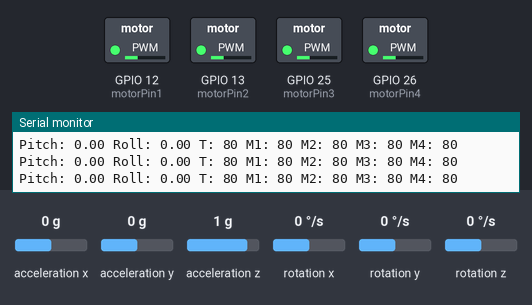
The sketch below on a simulated ESP32. Parts: switched loads named in the sketch (green lamp = pin HIGH), the last lines printed to the serial monitor. The inputs (shaded band) are chosen by the test bench; at power-on: acceleration x 0 g, acceleration z 1 g, acceleration y 0 g, rotation x 0 °/s, rotation y 0 °/s, rotation z 0 °/s. No radio packets arrive unless stated.

Above: at 1.2 s.
1.3 s: acceleration x set to -1.4 g
At 1.8 s:
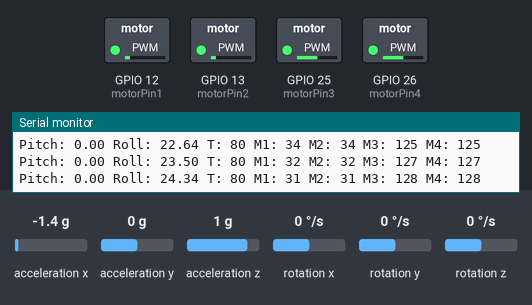
4.3 s: acceleration z set to -0.8 g
7.3 s: acceleration y set to -0.8 g
At 10.12 s:
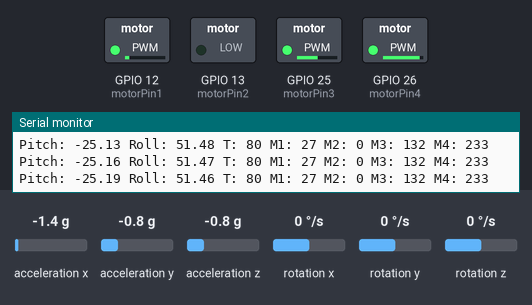
10.3 s: rotation x set to -192 °/s
At 12.9 s:
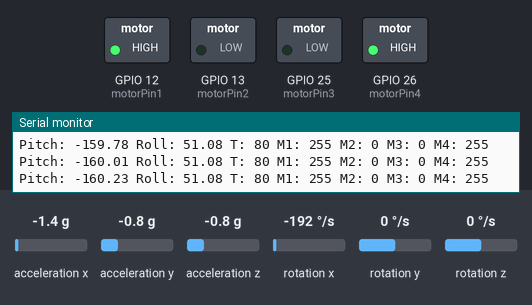
13.3 s: rotation y set to 192 °/s
At 13.95 s:
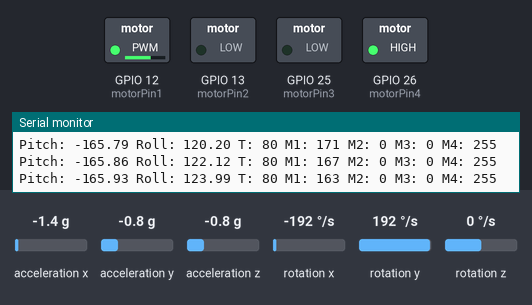
Timing chart, 0 to 17.3 s (numbered marks = the images above; inputs shaded):
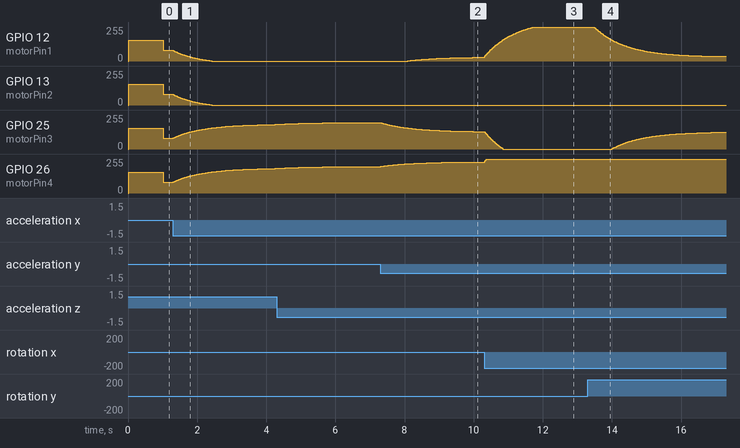

The sketch:

I.ino
```cpp
#include <Wire.h>
#include <MPU6050.h>
#include <SPI.h>
#include <LoRa.h>

// ==== LoRa config ====
#define SS    5
#define RST   14
#define DIO0  15

// ==== Motor PWM pins ====
int motorPin1 = 12;
int motorPin2 = 13;  // Sửa từ 14 -> 13 để tránh xung đột RST LoRa
int motorPin3 = 25;
int motorPin4 = 26;

// ==== MPU6050 ====
MPU6050 mpu;

// PID Parameters
float Kp_pitch = 2.0, Ki_pitch = 0.0, Kd_pitch = 0.0;
float Kp_roll = 2.0, Ki_roll = 0.0, Kd_roll = 0.0;
float previousErrorPitch = 0, integralPitch = 0;
float previousErrorRoll = 0, integralRoll = 0;

// Kalman Filter
float kalmanPitch = 0, kalmanRoll = 0;
float uncertaintyPitch = 2, uncertaintyRoll = 2;
float t = 0.02;  // 20ms loop

// IMU raw data
int16_t ax, ay, az, gx, gy, gz;
float pitch, roll;

// Joystick values (updated from LoRa)
int joy1Y = 2048, joy1X = 2048, joy2Y = 2048, joy2X = 2048;

// Motor speeds
int motorSpeed1, motorSpeed2, motorSpeed3, motorSpeed4;

unsigned long lastPacketTime = 0;

void setup() {
  Serial.begin(115200);
  Wire.begin();
  mpu.initialize();

  if (!mpu.testConnection()) {
    Serial.println("❌ MPU6050 failed!");
    while (1);
  }

  // PWM setup
  ledcSetup(0, 1000, 8); ledcAttachPin(motorPin1, 0);
  ledcSetup(1, 1000, 8); ledcAttachPin(motorPin2, 1);
  ledcSetup(2, 1000, 8); ledcAttachPin(motorPin3, 2);
  ledcSetup(3, 1000, 8); ledcAttachPin(motorPin4, 3);

  // LoRa init
  LoRa.setPins(SS, RST, DIO0);
  if (!LoRa.begin(433E6)) {
    Serial.println("❌ LoRa failed!");
    while (1);
  }
  Serial.println("✅ LoRa ready");
}

void kalman_1d(float& state, float& uncertainty, float rate, float measurement) {
  state += t * rate;
  uncertainty += t * t * 16;
  float gain = uncertainty / (uncertainty + 9);
  state += gain * (measurement - state);
  uncertainty *= (1 - gain);
}

String getValue(String data, String key) {
  int start = data.indexOf(key + ":");
  if (start == -1) return "";
  start += key.length() + 1;
  int end = data.indexOf(" ", start);
  if (end == -1) end = data.length();
  return data.substring(start, end);
}

void loop() {
  // ==== LoRa Packet ====
  int packetSize = LoRa.parsePacket();
  if (packetSize) {
    String received = "";
    while (LoRa.available()) {
      received += (char)LoRa.read();
    }

    joy1Y = getValue(received, "joy1Y").toInt();  // tiến/lùi
    joy1X = getValue(received, "joy1X").toInt();  // trái/phải
    joy2Y = getValue(received, "joy2Y").toInt();  // throttle
    joy2X = getValue(received, "joy2X").toInt();  // chưa dùng

    lastPacketTime = millis();  // Cập nhật thời gian nhận gói gần nhất
  }

  // Failsafe: Nếu mất tín hiệu hơn 1000ms thì reset joystick
  if (millis() - lastPacketTime > 1000) {
    joy2Y = 0; // Giảm throttle về 0
  }

  // ==== MPU6050 ====
  mpu.getAcceleration(&ax, &ay, &az);
  mpu.getRotation(&gx, &gy, &gz);

  float rawPitch = 0, rawRoll = 0;
  float denPitch = sqrt(ax * ax + az * az);
  float denRoll  = sqrt(ay * ay + az * az);

  if (denPitch > 0.0001 && denRoll > 0.0001) {
    rawPitch = atan2(ay, denPitch) * 180.0 / PI;
    rawRoll  = atan2(-ax, denRoll) * 180.0 / PI;
  }

  kalman_1d(kalmanPitch, uncertaintyPitch, gx / 131.0, rawPitch);
  kalman_1d(kalmanRoll, uncertaintyRoll, gy / 131.0, rawRoll);

  pitch = kalmanPitch;
  roll = kalmanRoll;

  // ==== Điều khiển bằng joystick ====
  float pitchTarget = map(joy1Y, 0, 4095, -30, 30);
  float rollTarget  = map(joy1X, 0, 4095, -30, 30);
  int baseThrottle  = map(joy2Y, 0, 4095, 80, 230);
  baseThrottle = constrain(baseThrottle, 80, 230);

  // ==== PID Pitch ====
  float errorPitch = pitchTarget - pitch;
  float dPitch = errorPitch - previousErrorPitch;
  integralPitch += errorPitch;
  integralPitch = constrain(integralPitch, -400, 400);

  // ==== PID Roll ====
  float errorRoll = rollTarget - roll;
  float dRoll = errorRoll - previousErrorRoll;
  integralRoll += errorRoll;
  integralRoll = constrain(integralRoll, -400, 400);

  float pidPitch = Kp_pitch * errorPitch + Ki_pitch * integralPitch + Kd_pitch * dPitch;
  float pidRoll  = Kp_roll  * errorRoll  + Ki_roll  * integralRoll  + Kd_roll  * dRoll;

  previousErrorPitch = errorPitch;
  previousErrorRoll = errorRoll;

  // ==== Motor Mixing ====
  motorSpeed1 = constrain(baseThrottle + pidPitch + pidRoll, 0, 255); // Front Left
  motorSpeed2 = constrain(baseThrottle - pidPitch + pidRoll, 0, 255); // Front Right
  motorSpeed3 = constrain(baseThrottle - pidPitch - pidRoll, 0, 255); // Rear Right
  motorSpeed4 = constrain(baseThrottle + pidPitch - pidRoll, 0, 255); // Rear Left

  // PWM Output
  ledcWrite(0, motorSpeed1);
  ledcWrite(1, motorSpeed2);
  ledcWrite(2, motorSpeed3);
  ledcWrite(3, motorSpeed4);

  // Debug
  Serial.print("Pitch: "); Serial.print(pitch);
  Serial.print(" Roll: "); Serial.print(roll);
  Serial.print(" T: "); Serial.print(baseThrottle);
  Serial.print(" M1: "); Serial.print(motorSpeed1);
  Serial.print(" M2: "); Serial.print(motorSpeed2);
  Serial.print(" M3: "); Serial.print(motorSpeed3);
  Serial.print(" M4: "); Serial.println(motorSpeed4);

  delay(20);
}
```

Measured:
- after the input at 1.3 s, GPIO 12 (motorPin1), GPIO 13 (motorPin2): moves from 80/255 to 0/255 over 1.1 s, starting at once; GPIO 25 (motorPin3), GPIO 26 (motorPin4): moves from 80/255 to 184/255 over 3.0 s, starting at once
- after the input at 7.3 s, GPIO 12 (motorPin1): moves from 0/255 to 28/255 over 2.2 s, starting after 0.79 s
- after the input at 10.3 s, GPIO 26 (motorPin4): 232/255 → 255/255 at once
- after the input at 13.3 s, GPIO 12 (motorPin1): moves from 255/255 to 34/255 over 3.6 s, starting after 0.19 s; GPIO 25 (motorPin3): moves from 0/255 to 125/255 over 3.1 s, starting after 0.70 s
